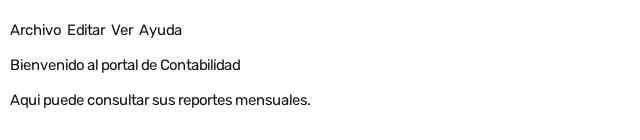
#> input picture tests/dataset/cu-06/capturas/pagina_web_jpg_comprimido.jpg, 640 x 140 px; its folder holds only this picture in this run
$ python -i preprocesamiento.py   (imports and definitions only)
#> lines starting #> are read from the running program, lines starting #| are printed output that depends on the picture; after the words box and inside, x2 and y2 are one past the last pixel; in counts of white or black regions, pixels touching at a corner belong together
"""Preprocesado de imagen antes de pasarla a Tesseract (CU-06, Bloque 1):
enderezado (deskew), reducción de ruido, binarización adaptativa y escalado
a ≥300 DPI. Todo con OpenCV puro -- no requiere el binario de Tesseract, así
que se puede probar con imágenes sintéticas sin depender de la instalación
del sistema (ver docs/02-analisis/04-analisis-cu06-ocr.md).

La detección de orientación gruesa (0/90/180/270, OSD) vive aparte, en
`ocr.orientacion`, porque esa sí necesita Tesseract.
"""

from __future__ import annotations

import cv2
import numpy as np

DPI_MINIMO = 300


def _a_escala_grises(imagen: np.ndarray) -> np.ndarray:
    if imagen.ndim == 2:
        return imagen
    return cv2.cvtColor(imagen, cv2.COLOR_BGR2GRAY)


def _bandas_de_texto(mascara: np.ndarray, *, separacion_minima: int = 3) -> list[tuple[int, int]]:
    """Agrupa filas contiguas con contenido en "bandas" (cada banda ≈ una
    línea de texto), separando dos bandas cuando hay al menos
    `separacion_minima` filas vacías seguidas entre ellas."""
    densidad_filas = mascara.sum(axis=1)
    bandas: list[tuple[int, int]] = []
    inicio: int | None = None
    vacias_seguidas = 0
    for y, tiene_contenido in enumerate(densidad_filas > 0):
        if tiene_contenido:
            if inicio is None:
                inicio = y
            vacias_seguidas = 0
        elif inicio is not None:
            vacias_seguidas += 1
            if vacias_seguidas >= separacion_minima:
                bandas.append((inicio, y - vacias_seguidas))
                inicio = None
    if inicio is not None:
        bandas.append((inicio, len(densidad_filas) - 1))
    return bandas


def calcular_angulo_inclinacion(imagen: np.ndarray) -> float:
    """Ángulo (grados, en el rango (-45, 45]) que hay que corregir para
    enderezar el texto. Usa PCA sobre los píxeles de primer plano de UNA
    sola línea de texto (la más densa) -- no de todo el bloque. Promediar
    varias líneas de distinto largo (encontrado con el dataset de CU-06,
    Bloque 4: un párrafo de 6 líneas, perfectamente horizontal, daba un
    "ángulo" falso de -6°, y enderezarlo de más rompía los caracteres)
    arrastra ruido que una sola línea bien elegida no tiene. Una inclinación
    de página real (escaneo torcido) afecta a todas las líneas por igual,
    así que una sola basta como referencia."""
    gris = _a_escala_grises(imagen)
    _, binaria = cv2.threshold(gris, 0, 255, cv2.THRESH_BINARY_INV | cv2.THRESH_OTSU)

    bandas = _bandas_de_texto(binaria)
    if not bandas:
        return 0.0
    inicio, fin = max(bandas, key=lambda banda: int(binaria[banda[0] : banda[1] + 1, :].sum()))
    recorte = binaria[inicio : fin + 1, :]

    coordenadas = cv2.findNonZero(recorte)
    if coordenadas is None or len(coordenadas) < 2:
        return 0.0

    puntos = coordenadas.reshape(-1, 2).astype(np.float32)  # columnas: (x, y)
    media = np.mean(puntos, axis=0).reshape(1, -1)
    _media, autovectores = cv2.PCACompute(puntos, mean=media, maxComponents=1)
    vector_x, vector_y = autovectores[0]
    angulo = float(np.degrees(np.arctan2(vector_y, vector_x)))

    # Normaliza a (-45, 45]: el autovector no distingue 0° de 180°, así que
    # cualquier ángulo fuera de ese rango describe la misma línea.
    while angulo <= -45:
        angulo += 90
    while angulo > 45:
        angulo -= 90
    return angulo


def enderezar(imagen: np.ndarray, *, tolerancia_grados: float = 0.1) -> np.ndarray:
    """Corrige inclinaciones finas (deskew). La corrección gruesa de
    orientación (90/180/270°) la hace `ocr.orientacion.corregir_orientacion`
    antes de llegar acá."""
    angulo = calcular_angulo_inclinacion(imagen)
    if abs(angulo) < tolerancia_grados:
        return imagen

    alto, ancho = imagen.shape[:2]
    centro = (ancho / 2, alto / 2)
    matriz = cv2.getRotationMatrix2D(centro, angulo, 1.0)
    borde = (
        int(np.mean(imagen))
        if imagen.ndim == 2
        else tuple(int(c) for c in imagen.mean(axis=(0, 1)))
    )
    return cv2.warpAffine(
        imagen,
        matriz,
        (ancho, alto),
        flags=cv2.INTER_CUBIC,
        borderMode=cv2.BORDER_CONSTANT,
        borderValue=borde,
    )


def reducir_ruido(imagen: np.ndarray) -> np.ndarray:
    """Elimina ruido tipo sal-y-pimienta sin borrar los trazos finos de las
    letras -- `fastNlMeansDenoising` conserva bordes mejor que un blur
    gaussiano simple para texto escaneado."""
    gris = _a_escala_grises(imagen)
    return cv2.fastNlMeansDenoising(gris, h=10, templateWindowSize=7, searchWindowSize=21)


def binarizar_adaptativa(imagen: np.ndarray) -> np.ndarray:
    """Umbral adaptativo (no uno global): tolera iluminación despareja en
    fotos de documentos, a diferencia de un único umbral Otsu para toda la
    página."""
    gris = _a_escala_grises(imagen)
    return cv2.adaptiveThreshold(
        gris,
        255,
        cv2.ADAPTIVE_THRESH_GAUSSIAN_C,
        cv2.THRESH_BINARY,
        blockSize=31,
        C=15,
    )


def escalar_a_dpi_minimo(
    imagen: np.ndarray, dpi_actual: float, dpi_minimo: int = DPI_MINIMO
) -> np.ndarray:
    """Escala hacia arriba si la imagen viene por debajo de `dpi_minimo`
    (Tesseract pierde exactitud con menos de 300 DPI). Nunca reduce: una
    imagen que ya cumple el mínimo se devuelve tal cual."""
    if dpi_actual <= 0 or dpi_actual >= dpi_minimo:
        return imagen
    factor = dpi_minimo / dpi_actual
    alto, ancho = imagen.shape[:2]
    nuevo_tamano = (round(ancho * factor), round(alto * factor))
    return cv2.resize(imagen, nuevo_tamano, interpolation=cv2.INTER_CUBIC)


def preprocesar(imagen: np.ndarray, *, dpi_actual: float = DPI_MINIMO) -> np.ndarray:
    """Orquesta el preprocesado completo en el orden del Bloque 1: escalado
    → enderezado → reducción de ruido → binarización adaptativa."""
    escalada = escalar_a_dpi_minimo(imagen, dpi_actual)
    enderezada = enderezar(escalada)
    sin_ruido = reducir_ruido(enderezada)
    return binarizar_adaptativa(sin_ruido)

>>> import cv2
>>> picture = cv2.imread('../../tests/dataset/cu-06/capturas/pagina_web_jpg_comprimido.jpg')
#> picture is the input picture: shape (140, 640, 3); min 0, max 255, mean 248.4
>>> result = preprocesar(picture)
#> in calcular_angulo_inclinacion, `_, binaria = cv2.threshold(gris, 0, 255, cv2.THRESH_BINARY_INV | cv2.T..`:
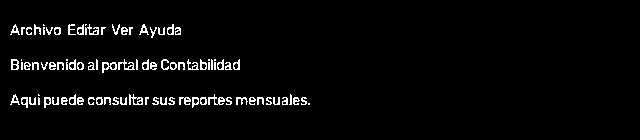
#> binaria: shape (140, 640); 3.3% white in thin lines or dots, all inside (x1, y1, x2, y2) = (10, 24, 310, 108)
#> in _bandas_de_texto, `densidad_filas = mascara.sum(axis=1)`: densidad_filas = 140 values, max 48960 at index 98, min 0 at index 0, mean 5360.5
#> the loop in _bandas_de_texto, `for y, tiene_contenido in enumerate(densidad_filas > 0):` made 140 passes
#> (tiene_contenido, vacias_seguidas) on passes 25 to 36: (True, 0), (True, 0), (True, 0), (True, 0), (True, 0), (True, 0), (True, 0), (True, 0), (True, 0), (True, 0), (True, 0), (True, 0)
#> after the loop in _bandas_de_texto, `for y, tiene_contenido in enumerate(densidad_filas > 0):`: bandas = [(24, 37), (59, 72), (94, 107)]
#> in calcular_angulo_inclinacion, `inicio, fin = max(bandas, key=lambda banda: int(binaria[banda[0] : ban..`: inicio = 94; fin = 107
#> in calcular_angulo_inclinacion, `coordenadas = cv2.findNonZero(recorte)`: coordenadas = contour of 1246 points, box (x1, y1, x2, y2) (10, 0, 310, 14), area 605
#> in calcular_angulo_inclinacion, `puntos = coordenadas.reshape(-1, 2).astype(np.float32)`: puntos = 1246 pairs, first value 10 to 309, second value 0 to 13
#> in calcular_angulo_inclinacion, `media = np.mean(puntos, axis=0).reshape(1, -1)`: media = [[157.3, 6.39]]
#> in calcular_angulo_inclinacion, `_media, autovectores = cv2.PCACompute(puntos, mean=media, maxComponent..`: autovectores = [[1, -0.000417]]
#> in calcular_angulo_inclinacion, `vector_x, vector_y = autovectores[0]`: vector_x = 1; vector_y = -0.000417
#> in calcular_angulo_inclinacion, `angulo = float(np.degrees(np.arctan2(vector_y, vector_x)))`: angulo = -0.0239
#> in binarizar_adaptativa, `return cv2.adaptiveThreshold( gris, 255, cv2.ADAPTIVE_THRESH_GAUSSIAN_..`:
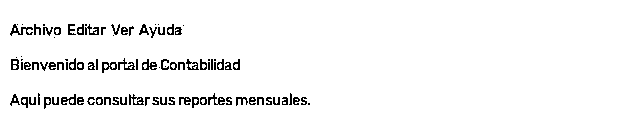
#> returned value: shape (140, 640); 96.5% white; black in thin lines or dots, all inside (x1, y1, x2, y2) = (10, 24, 310, 109)

$ run again, on tests/dataset/cu-06/capturas/ventana_75.png
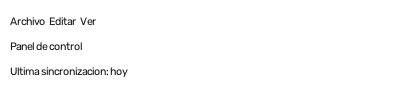
#> input picture tests/dataset/cu-06/capturas/ventana_75.png, 420 x 100 px
#> picture is the input picture: shape (100, 420, 3); min 21, max 255, mean 251.4
#> in calcular_angulo_inclinacion, `_, binaria = cv2.threshold(gris, 0, 255, cv2.THRESH_BINARY_INV | cv2.T..`:
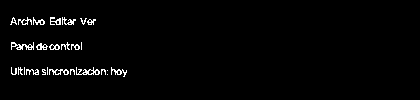
#> binaria: shape (100, 420); 2.1% white in thin lines or dots, all inside (x1, y1, x2, y2) = (10, 17, 127, 77)
#> densidad_filas = 100 values, max 18105 at index 70, min 0 at index 0, mean 2233.8
#> the loop in _bandas_de_texto, `for y, tiene_contenido in enumerate(densidad_filas > 0):` made 100 passes
#> (tiene_contenido, vacias_seguidas) on passes 18 to 25: (True, 0), (True, 0), (True, 0), (True, 0), (True, 0), (True, 0), (True, 0), (True, 0)
#> after the loop in _bandas_de_texto, `for y, tiene_contenido in enumerate(densidad_filas > 0):`: bandas = [(17, 24), (42, 49), (67, 76)]
#> in calcular_angulo_inclinacion, `inicio, fin = max(bandas, key=lambda banda: int(binaria[banda[0] : ban..`: inicio = 67; fin = 76
#> coordenadas = contour of 367 points, box (x1, y1, x2, y2) (11, 0, 127, 10), area 103
#> puntos = 367 pairs, first value 11 to 126, second value 0 to 9
#> media = [[67.7, 4.29]]
#> autovectores = [[1, 0.0061]]
#> vector_x = 1; vector_y = 0.0061
#> in calcular_angulo_inclinacion, `angulo = float(np.degrees(np.arctan2(vector_y, vector_x)))`: angulo = 0.35
#> matriz = [[1, 0.0061, -0.301], [-0.0061, 1, 1.28]]
#> borde = (251, 251, 251)
#> in binarizar_adaptativa, `return cv2.adaptiveThreshold( gris, 255, cv2.ADAPTIVE_THRESH_GAUSSIAN_..`:
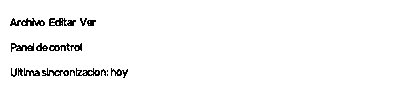
#> returned value: shape (100, 420); 97.5% white; black in thin lines or dots, all inside (x1, y1, x2, y2) = (10, 18, 128, 78)
